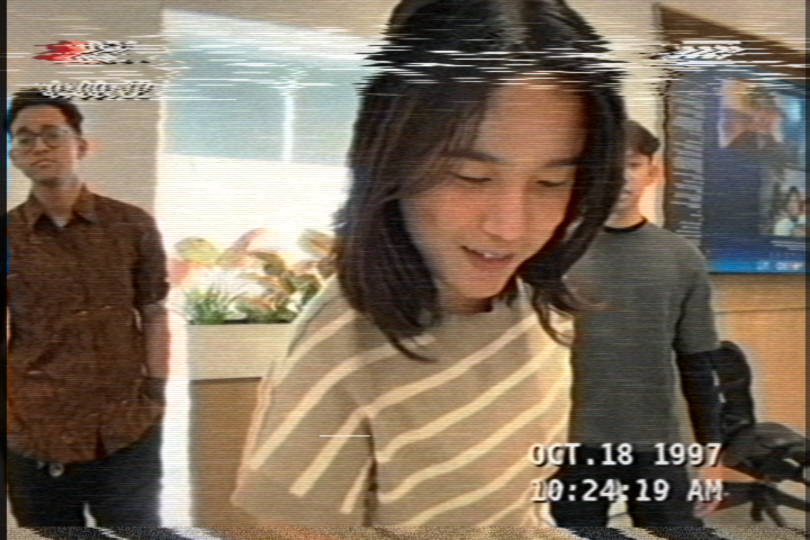
#> input picture styles/02-vhs-camcorder/frames/frame_145.png, 1620 x 1080 px, given in place of frame_001.png, which was not available (shown at 1/2 size)
$ python render.py out.png   (older library calls are emulated)
#> lines starting #> are read from the running program, lines starting #| are printed output that depends on the picture; after the words box and inside, x2 and y2 are one past the last pixel; in counts of white or black regions, pixels touching at a corner belong together; pictures that were not available may be replaced by others from this repository, and a replacement may not be noted
"""X-Ray Skeleton Scan: local approximation of style 94.

usage: python -I render.py <out_dir> [frame numbers...]   (default: all 179)

Needs pose.json next to this script (Apple Vision body + hand joints for every
source frame): `swift pose.swift ../../_source/frames pose.json`.

The room becomes a dim inverted blue negative. Each person (from the masks) is
a translucent glowing body with a bright rim, a faint inverted trace of the
face and clothes, and a procedural skeleton built from the pose joints: skull
with orbits / nasal hole / teeth / jaw, cervical + thoracic + lumbar vertebrae,
clavicles, rib cage hoops, pelvis, humerus, radius + ulna, hand bones (finger
chains when Vision finds the hand), femur, tibia. Joints are matched across
+-2 frames and averaged so the bones do not jitter. Then bloom, a cyan
scanner bar that sweeps down every 3 s, a short exposure flash at the top of
each sweep, radiograph film grain, a vignette and a lead "R" marker.
"""
import json
import sys
from pathlib import Path

import cv2
import numpy as np

HERE = Path(__file__).resolve().parent
SRC = HERE.parent.parent / "_source"
POSE = json.loads((HERE / "pose.json").read_text())
#> (reads styles/94-xray-skeleton-scan/pose.json from the repository)
H, W = 1080, 1620
COUNT = 179


def load_frame(n):
    return cv2.imread(str(SRC / "frames" / f"frame_{n:03d}.png"))


def raw_mask(n):
    return cv2.imread(str(SRC / "masks" / f"frame_{n:03d}.png"), 0).astype(np.float32) / 255


def load_mask(n):
    m = raw_mask(n)
    # frames 023 / 068 have broken mattes (motion blur): patch from neighbours
    if 1 < n < COUNT:
        a, b = raw_mask(n - 1), raw_mask(n + 1)
        if m.sum() < 0.85 * min(a.sum(), b.sum()):
            m = np.maximum(m, np.minimum(a, b))
    # drop small blobs (office chair pieces)
    k, lab, st, _ = cv2.connectedComponentsWithStats((m > 0.5).astype(np.uint8))
    keep = np.zeros(k, bool)
    keep[1:] = st[1:, cv2.CC_STAT_AREA] > 0.012 * H * W
    m = m * cv2.dilate(keep[lab].astype(np.uint8), np.ones((9, 9), np.uint8))
    return m


# ---------------------------------------------------------------- pose
def bodies_raw(n, mask):
    out = []
    md = cv2.dilate((mask > 0.5).astype(np.uint8), np.ones((31, 31), np.uint8))
    for b in POSE[f"frame_{n:03d}.png"]["bodies"]:
        j = {k: np.array(v[:2]) for k, v in b.items() if v[2] > 0.15}
        ref = j.get("neck_1_joint", j.get("head_joint"))
        if ref is None:
            continue
        x, y = int(np.clip(ref[0], 0, W - 1)), int(np.clip(ref[1], 0, H - 1))
        if not md[y, x]:
            continue          # people on the TV screen
        ls, rs = j.get("left_shoulder_1_joint"), j.get("right_shoulder_1_joint")
        if ls is not None and rs is not None and np.linalg.norm(ls - rs) < 70:
            continue
        ears = j.get("left_ear_joint") is not None and j.get("right_ear_joint") is not None
        if (ls is None or rs is None) and not ears:
            continue          # too little to build a skeleton; the face pass may catch it
        out.append(j)
    # faces with no body pose (people bent close to the lens): build a pseudo body
    for f in POSE[f"frame_{n:03d}.png"].get("faces", []):
        x, y, w, h = f["box"]
        if "leftPupil" not in f or "rightPupil" not in f or w < 60:
            continue
        cx, cy = int(np.clip(x + w / 2, 0, W - 1)), int(np.clip(y + h / 2, 0, H - 1))
        if not md[cy, cx]:
            continue
        covered = False
        for j in out:
            e = j.get("head_joint", j.get("left_eye_joint"))
            if e is not None and x < e[0] < x + w and y < e[1] < y + h:
                covered = True
        if covered:
            continue
        a, b = np.array(f["leftPupil"]), np.array(f["rightPupil"])
        across = (a - b) / (np.linalg.norm(a - b) + 1e-6)
        down = np.array([-across[1], across[0]])
        if down[1] < 0:
            down = -down
        eye = (a + b) / 2
        sw = 2.4 * w
        neck = eye + down * 1.25 * h
        out.append({"left_eye_joint": a, "right_eye_joint": b, "neck_1_joint": neck,
                    "left_shoulder_1_joint": neck + across * sw / 2 + down * 0.1 * sw,
                    "right_shoulder_1_joint": neck - across * sw / 2 + down * 0.1 * sw})
    return out


_cache = {}


def bodies(n):
    if n not in _cache:
        _cache[n] = bodies_raw(n, load_mask(n))
    return _cache[n]


def anchor(j):
    return j.get("neck_1_joint", j.get("head_joint"))


def smoothed_bodies(n):
    """Average every joint over matched bodies in frames n-2..n+2."""
    res = []
    for j in bodies(n):
        a = anchor(j)
        acc = {k: [v * 4.0] for k, v in j.items()}
        wts = {k: [4.0] for k in j}
        for dn, w in ((-2, 1.0), (-1, 2.0), (1, 2.0), (2, 1.0)):
            m = n + dn
            if not 1 <= m <= COUNT:
                continue
            cands = [(np.linalg.norm(anchor(o) - a), o) for o in bodies(m)]
            if not cands:
                continue
            d, o = min(cands, key=lambda t: t[0])
            if d > 120:
                continue
            for k, v in o.items():
                if k in acc:
                    acc[k].append(v * w)
                    wts[k].append(w)
        res.append({k: sum(acc[k]) / sum(wts[k]) for k in acc})
    # bridge 1-2 frame detection dropouts so skeletons do not blink off
    for dp, dq in ((1, 1), (1, 2), (2, 1)):
        if n - dp < 1 or n + dq > COUNT:
            continue
        for p in bodies(n - dp):
            if any(np.linalg.norm(anchor(r) - anchor(p)) < 150 for r in res):
                continue
            qs = [q for q in bodies(n + dq) if np.linalg.norm(anchor(q) - anchor(p)) < 150]
            if not qs:
                continue
            q, t = qs[0], dp / (dp + dq)
            res.append({k: p[k] * (1 - t) + q[k] * t for k in p if k in q})
    return res


def hands(n):
    return [{k: np.array(v[:2]) for k, v in h.items() if v[2] > 0.2}
            for h in POSE[f"frame_{n:03d}.png"]["hands"]]


# ---------------------------------------------------------------- bone drawing
class Canvas:
    def __init__(self):
        self.fill = np.zeros((H, W), np.uint8)   # bone (255)
        self.hole = np.zeros((H, W), np.uint8)   # cavities cut out of bone
        self.soft = np.zeros((H, W), np.uint8)   # thin flat bone (skull vault, scapula, pelvis)

    @staticmethod
    def P(p):
        return (int(round(p[0] * 4)), int(round(p[1] * 4)))

    def line(self, a, b, t, img=None):
        img = self.fill if img is None else img
        cv2.line(img, self.P(a), self.P(b), 255, max(1, int(t)), cv2.LINE_AA, 2)

    def circle(self, c, r, img=None):
        img = self.fill if img is None else img
        cv2.circle(img, self.P(c), max(1, int(r * 4)), 255, -1, cv2.LINE_AA, 2)

    # [4 lines left out: function ellipse, not called in this run]

    def poly(self, pts, img=None):
        img = self.fill if img is None else img
        cv2.fillPoly(img, [np.array([self.P(p) for p in pts], np.int32)], 255, cv2.LINE_AA, 2)

    # [14 lines left out: function long_bone, not called in this run]


def unit(v):
    return v / (np.linalg.norm(v) + 1e-6)


# [129 lines left out: function draw_skeleton, not called in this run]


FINGERS = [["wrist", "thumbCMC", "thumbMP", "thumbIP", "thumbTip"],
           ["wrist", "indexMCP", "indexPIP", "indexDIP", "indexTip"],
           ["wrist", "middleMCP", "middlePIP", "middleDIP", "middleTip"],
           ["wrist", "ringMCP", "ringPIP", "ringDIP", "ringTip"],
           ["wrist", "littleMCP", "littlePIP", "littleDIP", "littleTip"]]
HAND_KEYS = {"wrist": "VNHLKWRI"}


# [52 lines left out: functions hand_point, draw_hand, draw_generic_hand, not called in this run]


# ---------------------------------------------------------------- tone + colour
def lut():
    x = np.linspace(0, 1, 256)
    stops = [(0.0, (6, 4, 2)), (0.18, (52, 22, 6)), (0.42, (150, 90, 20)),
             (0.68, (245, 200, 90)), (0.86, (255, 238, 190)), (1.0, (255, 255, 255))]   # BGR
    out = np.zeros((256, 3), np.float32)
    for c in range(3):
        out[:, c] = np.interp(x, [s[0] for s in stops], [s[1][c] for s in stops])
    return out.astype(np.uint8)


LUT = lut()


def render(n):
    img = load_frame(n)
    m = load_mask(n)
    ms = cv2.GaussianBlur(m, (0, 0), 1.5)
    gray = cv2.cvtColor(img, cv2.COLOR_BGR2GRAY).astype(np.float32) / 255
    inv = 1 - gray

    # room: dim inverted negative with edge relief
    hp = gray - cv2.GaussianBlur(gray, (0, 0), 6)
    edges = np.abs(cv2.Sobel(cv2.GaussianBlur(gray, (0, 0), 1.2), cv2.CV_32F, 1, 0)) + \
        np.abs(cv2.Sobel(cv2.GaussianBlur(gray, (0, 0), 1.2), cv2.CV_32F, 0, 1))
    bg = 0.07 + 0.16 * inv ** 1.5 + 0.55 * np.clip(edges * 1.6, 0, 0.6)

    # body: translucent flesh, thick in the middle, bright rim, faint inverted detail
    mb = (m > 0.5).astype(np.uint8)
    dist = cv2.distanceTransform(mb, cv2.DIST_L2, 5)
    rim = np.exp(-dist / 14) * mb
    thick = 1 - np.exp(-dist / 90)
    flesh = 0.12 + 0.2 * thick + 0.4 * rim + 0.5 * np.clip(-hp * 2.0 + edges * 0.6, -0.15, 0.4)
    flesh += 0.08 * (inv - 0.5)

    # skeleton (drawn at 4x subpixel precision)
    cv = Canvas()
    hand_done = []
    for h in hands(n):
        if draw_hand(cv, h):
            hand_done.append(next(v for k, v in h.items() if "WRI" in k))
    for j in smoothed_bodies(n):
        draw_skeleton(cv, j)
        for side in ("left", "right"):
            if f"_{side}_wrist_dir" in j:
                wr, dv, sw = j[f"_{side}_wrist_dir"]
                if not any(np.linalg.norm(wr - hw) < 0.4 * sw for hw in hand_done):
                    draw_generic_hand(cv, wr, dv, sw)
    fill = cv.fill.astype(np.float32) / 255
    soft = cv.soft.astype(np.float32) / 255
    hole = cv2.GaussianBlur(cv.hole.astype(np.float32) / 255, (0, 0), 1.0)
    clip = cv2.GaussianBlur(cv2.dilate(mb, np.ones((25, 25), np.uint8)).astype(np.float32), (0, 0), 6)
    fill *= clip
    soft *= clip
    core = cv2.erode(fill, np.ones((5, 5), np.uint8))
    cortex = np.clip(fill - core, 0, 1)
    rng = np.random.default_rng(7)                    # fixed trabecular texture
    trab = cv2.GaussianBlur(rng.random((H, W)).astype(np.float32), (0, 0), 2.2)
    trab = (trab - trab.mean()) / (trab.std() + 1e-6)
    bone = fill * (0.5 + 0.06 * trab) + cortex * 0.35
    bone = np.maximum(bone, soft * (0.24 + 0.05 * trab))
    bone *= 1 - 0.9 * hole
    bone = cv2.GaussianBlur(bone, (0, 0), 0.8)

    v = bg * (1 - ms) + flesh * ms
    v = 1 - (1 - np.clip(v, 0, 1)) * (1 - np.clip(bone, 0, 1) * 0.95)
    v -= 0.25 * hole * ms                              # cavities read dark

    # bloom
    v = np.clip(v, 0, 1)
    v += 0.3 * cv2.GaussianBlur(v ** 2.4, (0, 0), 14) + 0.2 * cv2.GaussianBlur(v ** 3, (0, 0), 60)

    # scanner bar: sweeps top to bottom every 36 frames (3 s), flash at its start
    ph = ((n - 1) % 36) / 36
    yb = -80 + ph * (H + 160)
    yy = np.arange(H, dtype=np.float32)[:, None]
    band = np.exp(-((yy - yb) / 26) ** 2) + 0.35 * np.exp(-np.clip(yy - yb, 0, None) / 120) * (yy > yb)
    v += 0.22 * band * (0.4 + 0.6 * ms)
    v += 0.6 * bone * np.exp(-((yy - yb) / 70) ** 2)
    flash = {0: 0.35, 1: 0.15}.get((n - 1) % 36, 0)
    v = v * (1 + flash) + flash * 0.12

    # radiograph grain + vignette
    g = np.random.default_rng(n).normal(0, 1, (H // 2, W // 2)).astype(np.float32)
    g = cv2.resize(cv2.GaussianBlur(g, (0, 0), 0.7), (W, H))
    v += 0.035 * g
    xx = np.linspace(-1, 1, W)[None, :]
    yv = np.linspace(-1, 1, H)[:, None]
    v *= 1 - 0.35 * np.clip((xx ** 2 + yv ** 2) / 2, 0, 1) ** 1.3

    out = LUT[np.clip(v * 255, 0, 255).astype(np.uint8)]

    # thin scan line itself, white core
    yi = int(round(yb))
    if 0 <= yi < H:
        cv2.line(out, (0, yi), (W, yi), (255, 250, 220), 2, cv2.LINE_AA)
    # lead marker
    cv2.rectangle(out, (W - 118, H - 118), (W - 52, H - 52), (230, 220, 170), 3, cv2.LINE_AA)
    cv2.putText(out, "R", (W - 104, H - 66), cv2.FONT_HERSHEY_DUPLEX, 1.6, (245, 240, 210), 3, cv2.LINE_AA)
    return out


def main():
    out = Path(sys.argv[1])
    out.mkdir(parents=True, exist_ok=True)
    nums = [int(a) for a in sys.argv[2:]] or range(1, COUNT + 1)
    for n in nums:
        cv2.imwrite(str(out / f"frame_{n:03d}.png"), render(n))
#> in load_frame, returned value is the input picture: shape (1080, 1620, 3); mean B, G, R 96.7, 113.8, 128.9
#> in load_mask, `k, lab, st, _ = cv2.connectedComponentsWithStats((m > 0.5).astype(np.u..`:
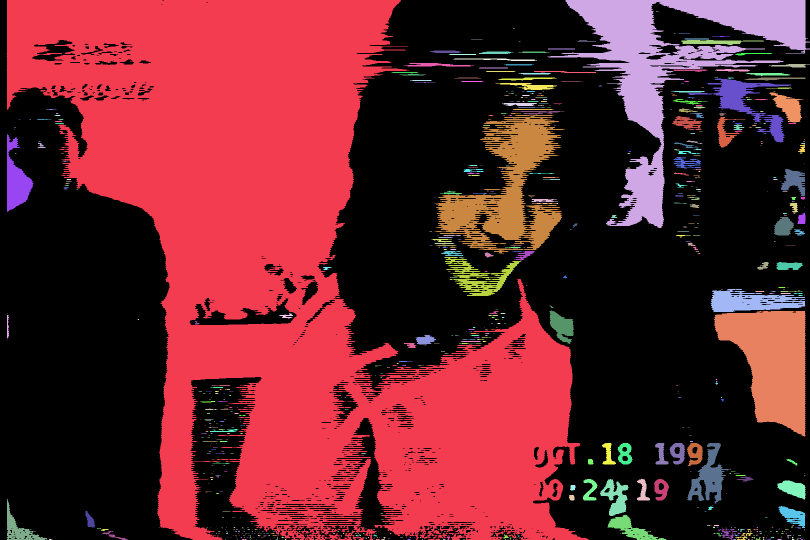
#> lab: shape (1080, 1620) int32 (shown at 1/2 size); 710 distinct labels, from 0 to 709; one colour per label, 0 black
#> in load_mask, `k, lab, st, _ = cv2.connectedComponentsWithStats((m > 0.5).astype(np.u..`: k = 710; st = 710 rows, first 6: [0, 0, 1620, 1080, 956797], [13, 0, 1164, 1080, 604204], [1095, 0, 525, 456, 59877], [1312, 23, 5, 1, 5], [1026, 57, 3, 1, 3], [1348, 66, 3, 1, 3]
#> in render, `hp = gray - cv2.GaussianBlur(gray, (0, 0), 6)`:
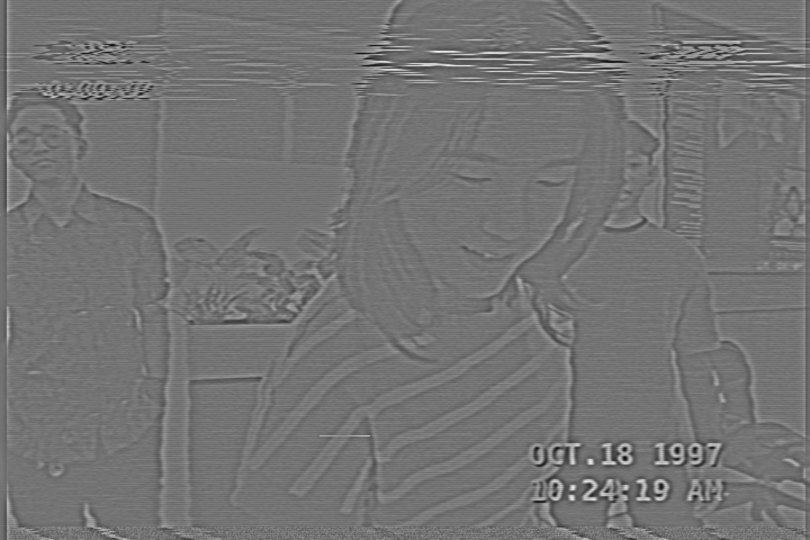
#> hp: shape (1080, 1620) float32 (shown at 1/2 size); min -0.559, max 0.667, mean -1.34e-05; drawn with min black and max white
#> in render, `edges = np.abs(cv2.Sobel(cv2.GaussianBlur(gray, (0, 0), 1.2), cv2.CV_3..`:
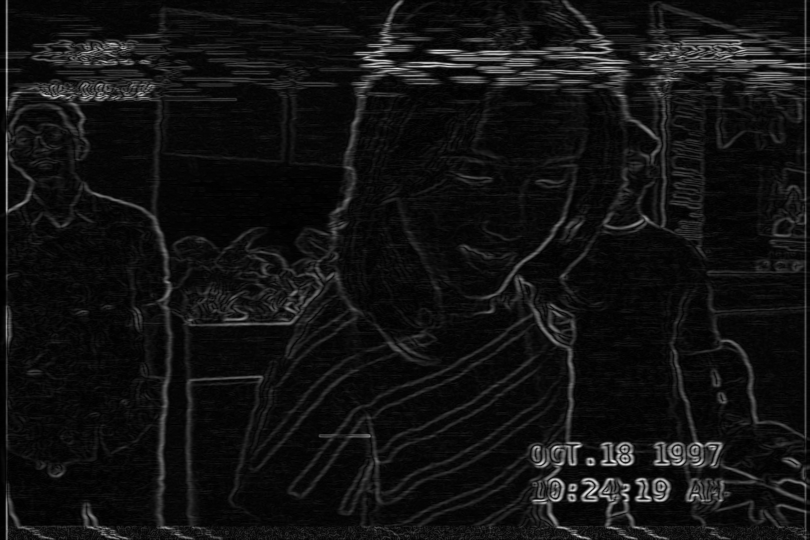
#> edges: shape (1080, 1620) float32 (shown at 1/2 size); min 0, max 1.92, mean 0.138; drawn with min black and max white
#> in render, `bg = 0.07 + 0.16 * inv ** 1.5 + 0.55 * np.clip(edges * 1.6, 0, 0.6)`:
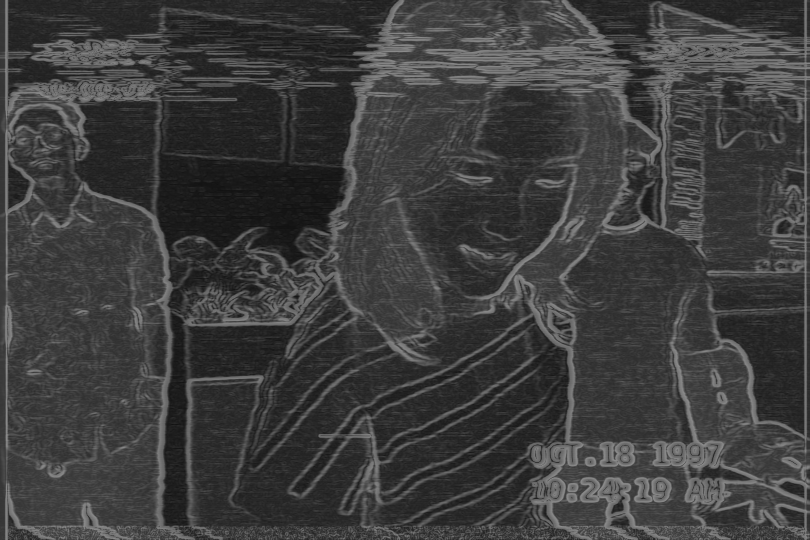
#> bg: shape (1080, 1620) float32 (shown at 1/2 size); min 0.0701, max 0.558, mean 0.243
#> in render, `mb = (m > 0.5).astype(np.uint8)`:
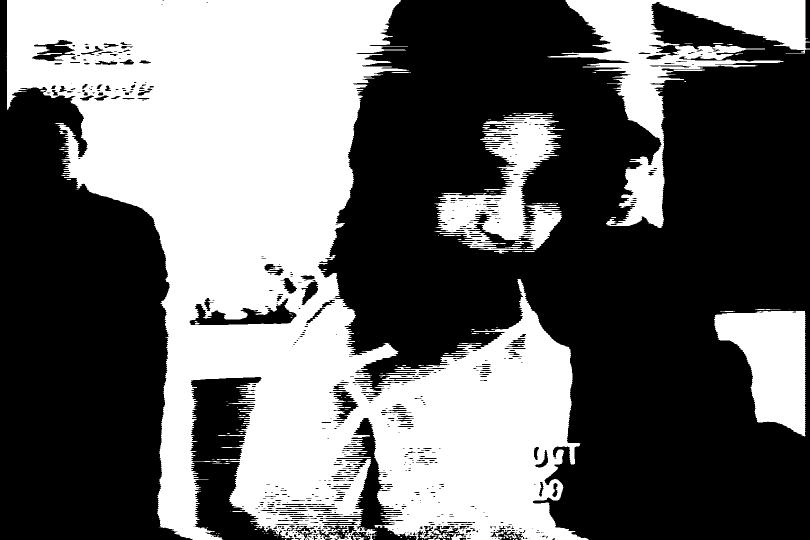
#> mb: shape (1080, 1620) (shown at 1/2 size); values 0 (black) and 1 (white), 41.4% white; 159 white regions (128 under 20 px), largest, box (x1, y1, x2, y2) and area: (13, 0, 1177, 1080) 604204, (1095, 0, 1620, 456) 59877, (869, 229, 1130, 507) 29880
#> in render, `flesh = 0.12 + 0.2 * thick + 0.4 * rim + 0.5 * np.clip(-hp * 2.0 + edg..`:
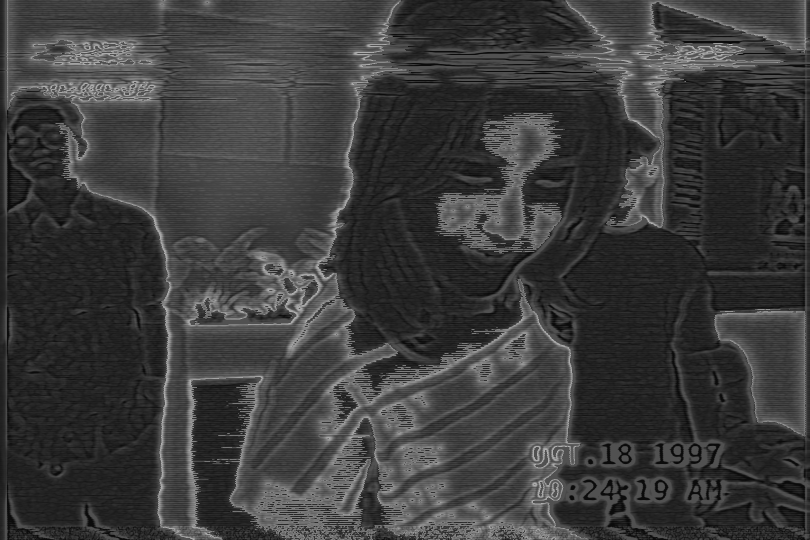
#> flesh: shape (1080, 1620) float32 (shown at 1/2 size); min 0.045, max 0.695, mean 0.235
#> in bodies_raw, `md = cv2.dilate((mask > 0.5).astype(np.uint8), np.ones((31, 31), np.ui..`:
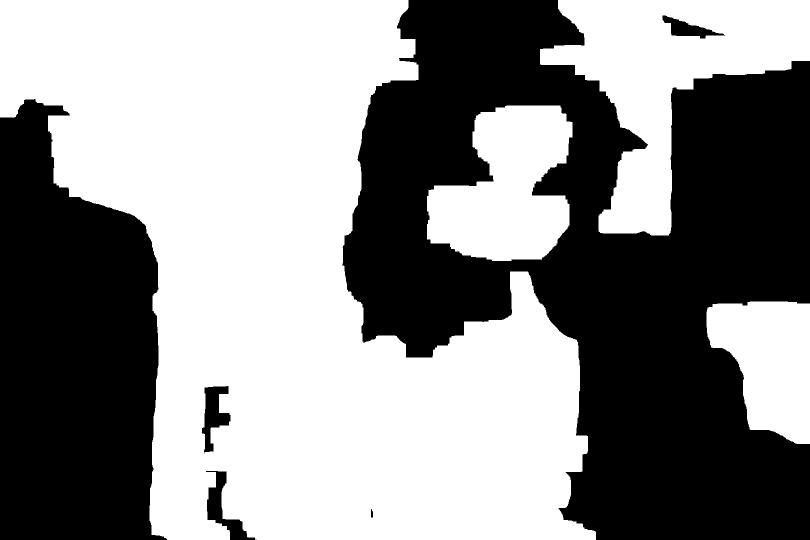
#> md: shape (1080, 1620) (shown at 1/2 size); values 0 (black) and 1 (white), 54.5% white; 6 black regions, box (x1, y1, x2, y2) and area: (684, 0, 1620, 1080) 558190, (0, 198, 334, 1080) 227032, (412, 942, 513, 1080) 4138, (404, 772, 461, 907) 3838, (1325, 31, 1450, 77) 2282, (742, 1018, 746, 1035) 58
#> in smoothed_bodies, `a = anchor(j)`: a = [166.4, 215.5]
#> in smoothed_bodies, `acc = {k: [v * 4.0] for k, v in j.items()}`: acc = 9 items
        print(n, end=" ", flush=True)
    print()


if __name__ == "__main__":
#> (the run stopped early here; a loop or call above may not have finished)
